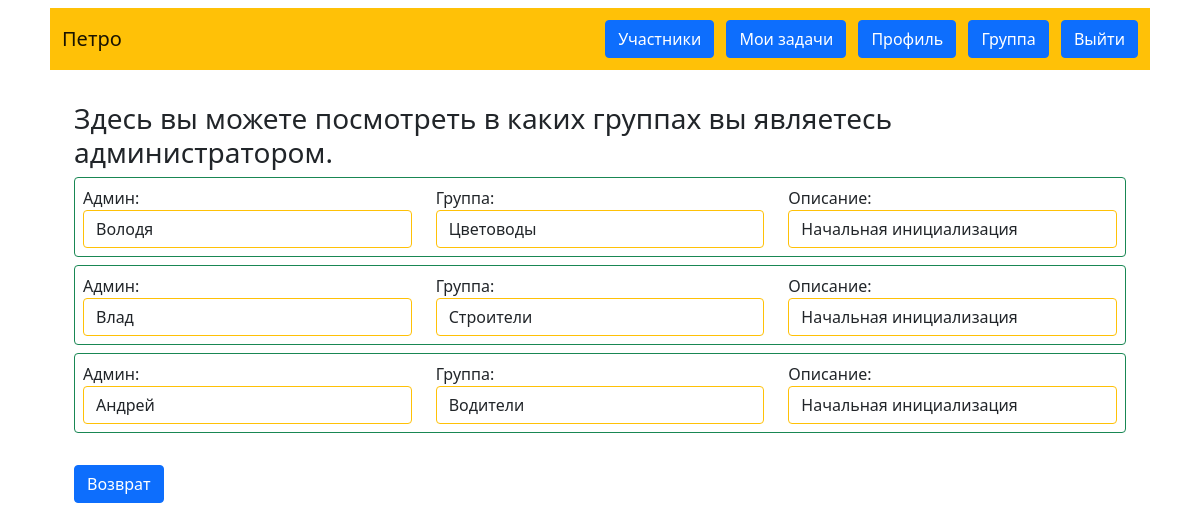
/my_groups (signed in), run on the app's committed database.
### data/users.py (models this page shows, shortened)
class User(SqlAlchemyBase, UserMixin, SerializerMixin):
    __tablename__ = 'Users'
    id = sqlalchemy.Column(sqlalchemy.Integer,
                           primary_key=True, autoincrement=True)
    login = sqlalchemy.Column(sqlalchemy.String, unique=True, nullable=False)
    group = sqlalchemy.Column(sqlalchemy.Integer,
                              sqlalchemy.ForeignKey("Groups.id"))
    email = sqlalchemy.Column(sqlalchemy.String,
                              index=True, unique=True, nullable=False)
    password = sqlalchemy.Column(sqlalchemy.String, nullable=True)

### data/groups.py (models this page shows)
class Group(SqlAlchemyBase):
    __tablename__ = 'Groups'
    id = sqlalchemy.Column(sqlalchemy.Integer,
                           primary_key=True, autoincrement=True)
    group_admin = sqlalchemy.Column(sqlalchemy.Integer,
                                    sqlalchemy.ForeignKey("Users.id"))
    group_name = sqlalchemy.Column(sqlalchemy.String, unique=True,
                                   nullable=False)
    description = sqlalchemy.Column(sqlalchemy.String, nullable=False)

### main.py (the view)
@app.route("/my_groups", methods=['GET', 'POST'])
def my_groups():
    db_sess = db_session.create_session()
    group_list = []
    groups = db_sess.query(GroupMember).filter(GroupMember.member == current_user.id).all()
    for row in groups:
        group = db_sess.query(Group).filter(Group.id == row.members_group).first()
        admin = db_sess.query(User).get(group.group_admin).login
        if not group.description:
            group.description = 'None'
        cor = (group.group_name, admin, group.description)
        group_list.append(cor)
    return render_template('my_groups.html', group_list=group_list)

### data/db_session.py (called while the page is built)
def create_session() -> Session:
    global __factory
    return __factory()

### main.py (called while the page is built)
@login_manager.user_loader
def load_user(user_id):
    db_sess = db_session.create_session()
    return db_sess.query(User).get(user_id)

### templates/my_groups.html (shortened to what this page needs)
{% extends "base.html" %}
{% block content %}
<h3>Здесь вы можете посмотреть в каких группах вы являетесь администратором.</h3>
{% for group in group_list%}
<div class="my-2 p-2 border rounded border-success">
    <div class="m4 row justify-content-around">
        <div class="col-12 col-md-4">
            <div>Админ:</div>
            <div class="form-control border border-warning">{{ group[1] }}</div>
        </div>
        <div class="col-12 col-md-4">
            <div>Группа:</div>
            <div class="form-control border border-warning">{{ group[0] }}</div>
        </div>
        <div class="col-12 col-md-4">
            <div>Описание:</div>
            <div class="form-control border border-warning">{{ group[2] }}</div>
        </div>
    </div>
</div>
{% endfor %}
<a class="m4 btn btn-primary" id="cancel" href="/profile">Возврат</a>
{% endblock %}

### templates/base.html (shortened to what this page needs)
<!doctype html>
<html lang="ru" xmlns="http://www.w3.org/1999/html">
<head>
    <link href="https://cdn.jsdelivr.net/npm/bootstrap@5.1.3/dist/css/bootstrap.min.css" rel="stylesheet"
>
</head>
<body>
<header class="container">
    <nav class="m-2 p-2 navbar navbar-light bg-warning">
        <div><a class="m-1 navbar-brand" href="/index">{{ current_user.login }}</a></div>
        {% if current_user.is_authenticated %}
        <div>
            <a class="m-1 btn btn-primary " href="/members/{{ current_user.group }}">Участники</a>
            <a class="m-1 btn btn-primary " href="/my_tasks">Мои задачи</a>
            <a class="m-1 btn btn-primary " href="/profile">Профиль</a>
            <a class="m-1 btn btn-primary" href="/my_groups">Группа</a>
            <a class="m-1 btn btn-primary" href="/logout">Выйти</a></div>
        {% else %}
        <div>
            <a class="m-1 btn btn-primary " href="/register">Зарегистрироваться</a>
            <a class="m-1 btn btn-success" href="/login">Войти</a>
        </div>
        {% endif %}
    </nav>
</header>
<main role="main" class="container">
    <div class="p-3 m-3">
        {% block content %}{% endblock %}
    </div>
</main>
</body>
</html>

### data on the page
User: login "Петро"
User: login "Володя"
Group: group_name "Цветоводы", description "Начальная инициализация"
User: login "Влад"
Group: group_name "Строители", description "Начальная инициализация"
User: login "Андрей"
Group: group_name "Водители", description "Начальная инициализация"
